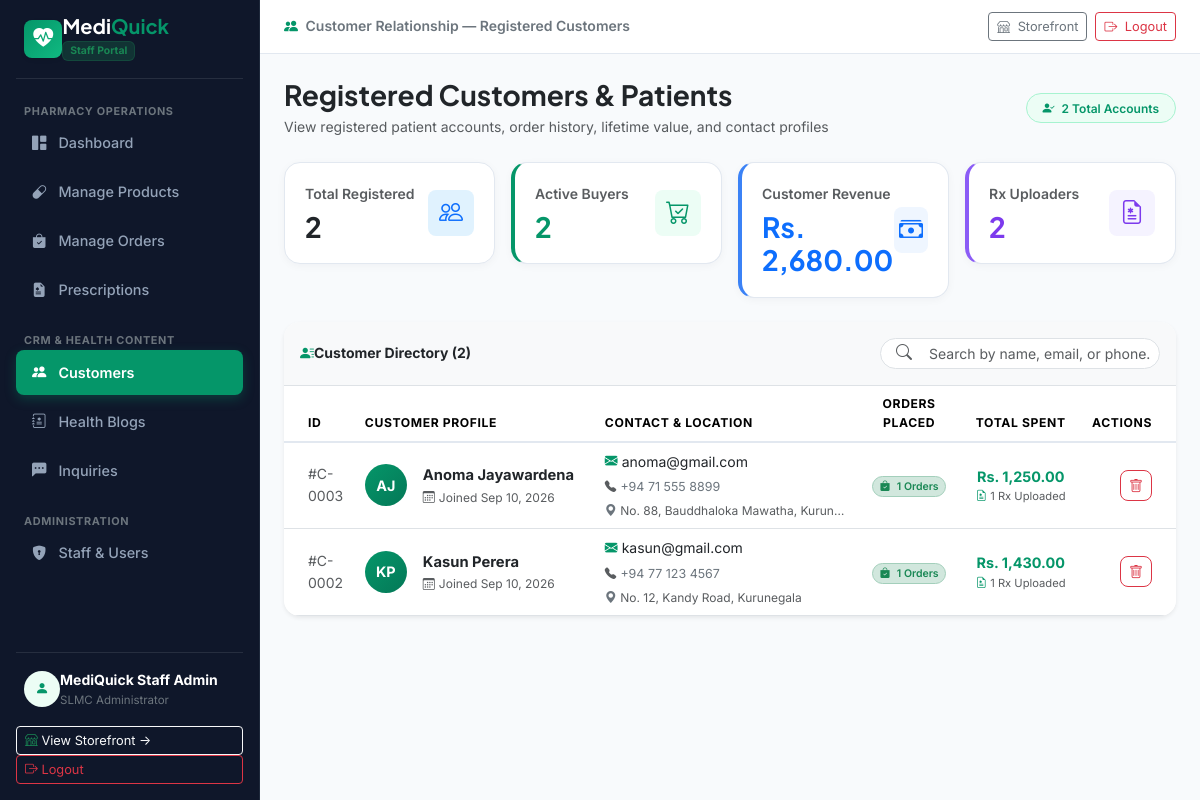
The page /admin/customers.php (signed in) on the database its author committed.
### tables this page shows
CREATE TABLE `users` (
    `id` INT AUTO_INCREMENT PRIMARY KEY,
    `name` VARCHAR(100) NOT NULL,
    `email` VARCHAR(100) NOT NULL UNIQUE,
    `password` VARCHAR(255) NOT NULL,
    `phone` VARCHAR(20) DEFAULT NULL,
    `address` TEXT DEFAULT NULL,
    `role` ENUM('customer', 'admin') DEFAULT 'customer',
    `created_at` TIMESTAMP DEFAULT CURRENT_TIMESTAMP
);

### config/db.php (called while the page is built, shortened)
<?php
function formatLKR($amount) {
    return 'Rs. ' . number_format((float)$amount, 2);
}
?>

### admin/customers.php (the view, shortened to what this page needs)
<?php
require_once __DIR__ . '/../config/db.php';
$customersSql = "
    SELECT
        u.*,
        COUNT(DISTINCT o.id) AS total_orders,
        IFNULL(SUM(o.total_amount), 0) AS total_spent,
        COUNT(DISTINCT p.id) AS total_prescriptions
    FROM users u
    LEFT JOIN orders o ON u.id = o.user_id
    LEFT JOIN prescriptions p ON u.id = p.user_id
    WHERE u.role = 'customer'
    GROUP BY u.id
    ORDER BY u.id DESC
";
$customersQuery = mysqli_query($conn, $customersSql);
$totalCustomers = 0;
$activeBuyers = 0;
$totalSpentAll = 0.0;
$totalRxUsers = 0;
$customerList = [];
if ($customersQuery) {
    while ($row = mysqli_fetch_assoc($customersQuery)) {
        $totalCustomers++;
        if ($row['total_orders'] > 0) $activeBuyers++;
        $totalSpentAll += (float)$row['total_spent'];
        if ($row['total_prescriptions'] > 0) $totalRxUsers++;
        $customerList[] = $row;
    }
}
include_once __DIR__ . '/../includes/header.php';
?>
<div class="d-flex" style="min-height: 100vh;">
  <?php include_once __DIR__ . '/../includes/admin_sidebar.php'; ?>
  <div class="flex-grow-1 d-flex flex-column" style="background-color: #f8fafc; min-width: 0;">
    <div class="admin-topbar d-flex justify-content-between align-items-center">
      <div class="d-flex align-items-center gap-2">
        <div class="small text-secondary fw-semibold text-truncate">
          <i class="bi bi-people-fill text-emerald me-1"></i> <span class="d-none d-sm-inline">Customer Relationship &mdash; </span>Registered Customers
        </div>
      </div>
      <div class="d-flex align-items-center gap-2">
        <a href="../index.php" target="_blank" class="btn btn-sm btn-outline-secondary" style="font-size: 0.8rem;">
          <i class="bi bi-shop me-1"></i> Storefront
        </a>
        <a href="logout.php" class="btn btn-sm btn-outline-danger" style="font-size: 0.8rem;">
          <i class="bi bi-box-arrow-right me-1"></i> Logout
        </a>
      </div>
    </div>
    <div class="p-3 p-md-4 flex-grow-1">
      <div class="d-flex flex-wrap justify-content-between align-items-center gap-2 mb-4">
        <div>
          <h3 class="fw-bold text-dark mb-1 font-heading">Registered Customers & Patients</h3>
          <p class="text-muted small mb-0">View registered patient accounts, order history, lifetime value, and contact profiles</p>
        </div>
        <div class="d-flex align-items-center gap-2">
          <span class="badge bg-emerald-subtle text-emerald border border-emerald px-3 py-2 rounded-pill fw-semibold">
            <i class="bi bi-person-check-fill me-1"></i> <?php echo $totalCustomers; ?> Total Accounts
          </span>
        </div>
      </div>
      <div class="row g-3 mb-4">
        <div class="col-6 col-lg-3">
          <div class="stat-card-modern d-flex align-items-center justify-content-between">
            <div>
              <div class="text-muted small fw-semibold mb-1">Total Registered</div>
              <h3 class="fw-bold mb-0 text-dark"><?php echo $totalCustomers; ?></h3>
            </div>
            <div class="rounded-3 d-flex align-items-center justify-content-center text-primary" style="width: 46px; height: 46px; background-color: #e0f2fe;">
              <i class="bi bi-people fs-4"></i>
            </div>
          </div>
        </div>
        <div class="col-6 col-lg-3">
          <div class="stat-card-modern d-flex align-items-center justify-content-between" style="border-left: 4px solid #059669;">
            <div>
              <div class="text-muted small fw-semibold mb-1">Active Buyers</div>
              <h3 class="fw-bold mb-0 text-emerald"><?php echo $activeBuyers; ?></h3>
            </div>
            <div class="rounded-3 d-flex align-items-center justify-content-center text-emerald" style="width: 46px; height: 46px; background-color: #ecfdf5;">
              <i class="bi bi-cart-check fs-4"></i>
            </div>
          </div>
        </div>
        <div class="col-6 col-lg-3">
          <div class="stat-card-modern d-flex align-items-center justify-content-between" style="border-left: 4px solid #3b82f6;">
            <div>
              <div class="text-muted small fw-semibold mb-1">Customer Revenue</div>
              <h3 class="fw-bold mb-0 text-primary"><?php echo formatLKR($totalSpentAll); ?></h3>
            </div>
            <div class="rounded-3 d-flex align-items-center justify-content-center text-primary" style="width: 46px; height: 46px; background-color: #eff6ff;">
              <i class="bi bi-cash-stack fs-4"></i>
            </div>
          </div>
        </div>
        <div class="col-6 col-lg-3">
          <div class="stat-card-modern d-flex align-items-center justify-content-between" style="border-left: 4px solid #8b5cf6;">
            <div>
              <div class="text-muted small fw-semibold mb-1">Rx Uploaders</div>
              <h3 class="fw-bold mb-0" style="color: #7c3aed;"><?php echo $totalRxUsers; ?></h3>
            </div>
            <div class="rounded-3 d-flex align-items-center justify-content-center" style="width: 46px; height: 46px; background-color: #f5f3ff; color: #7c3aed;">
              <i class="bi bi-file-earmark-medical fs-4"></i>
            </div>
          </div>
        </div>
      </div>
      <div class="card card-custom bg-white border-0 shadow-sm overflow-hidden">
        <div class="p-3 border-bottom bg-light d-flex flex-wrap align-items-center justify-content-between gap-3">
          <div class="fw-bold text-dark small d-flex align-items-center gap-1.5">
            <i class="bi bi-person-lines-fill text-emerald"></i>
            Customer Directory (<?php echo count($customerList); ?>)
          </div>
          <div class="position-relative" style="min-width: 280px;">
            <i class="bi bi-search position-absolute top-50 start-0 translate-middle-y ms-3 text-muted"></i>
            <input type="text" id="customerLiveSearch" class="form-control form-control-sm ps-5 rounded-pill" placeholder="Search by name, email, or phone...">
          </div>
        </div>
        <div class="table-responsive">
          <table class="table table-hover align-middle mb-0" id="customerTable">
            <thead class="bg-light text-secondary" style="font-size: 0.76rem; font-weight: 700; text-transform: uppercase; letter-spacing: 0.05em; border-bottom: 2px solid #e2e8f0;">
              <tr>
                <th class="ps-4 py-3.5" style="width: 80px;">ID</th>
                <th style="min-width: 240px;">Customer Profile</th>
                <th style="min-width: 240px;">Contact & Location</th>
                <th class="text-center" style="width: 140px;">Orders Placed</th>
                <th class="text-center" style="width: 150px;">Total Spent</th>
                <th class="text-end pe-4" style="width: 110px;">Actions</th>
              </tr>
            </thead>
            <tbody class="small">
              <?php if (!empty($customerList)): ?>
                <?php foreach ($customerList as $cust):
                  $nameParts = explode(' ', trim($cust['name']));
                  $initials = strtoupper(substr($nameParts[0], 0, 1) . (isset($nameParts[1]) ? substr($nameParts[1], 0, 1) : ''));
                ?>
                  <tr class="customer-row-item" style="transition: background-color 0.15s ease;">
                    <td class="ps-4 py-3.5 font-mono text-muted">
                      #C-<?php echo str_pad($cust['id'], 4, '0', STR_PAD_LEFT); ?>
                    </td>
                    <td class="py-3.5">
                      <div class="d-flex align-items-center gap-3">
                        <div class="avatar-initials shadow-xs" style="width: 42px; height: 42px; font-size: 0.9rem; flex-shrink: 0;">
                          <?php echo htmlspecialchars($initials); ?>
                        </div>
                        <div>
                          <strong class="text-dark d-block cust-name" style="font-size: 0.92rem;">
                            <?php echo htmlspecialchars($cust['name']); ?>
                          </strong>
                          <div class="text-muted d-flex align-items-center gap-1 mt-0.5" style="font-size: 0.75rem;">
                            <i class="bi bi-calendar3"></i> Joined <?php echo date('M d, Y', strtotime($cust['created_at'])); ?>
                          </div>
                        </div>
                      </div>
                    </td>
                    <td class="py-3.5">
                      <div class="d-flex flex-column gap-1">
                        <a href="mailto:<?php echo htmlspecialchars($cust['email']); ?>" class="text-dark text-decoration-none d-inline-flex align-items-center gap-1 cust-email">
                          <i class="bi bi-envelope-fill text-emerald" style="font-size: 0.8rem;"></i> <?php echo htmlspecialchars($cust['email']); ?>
                        </a>
                        <?php if (!empty($cust['phone'])): ?>
                          <a href="tel:<?php echo htmlspecialchars($cust['phone']); ?>" class="text-secondary text-decoration-none d-inline-flex align-items-center gap-1 cust-phone" style="font-size: 0.78rem;">
                            <i class="bi bi-telephone-fill text-muted" style="font-size: 0.72rem;"></i> <?php echo htmlspecialchars($cust['phone']); ?>
                          </a>
                        <?php endif; ?>
                        <?php if (!empty($cust['address'])): ?>
                          <div class="text-muted text-truncate" style="max-width: 240px; font-size: 0.75rem;" title="<?php echo htmlspecialchars($cust['address']); ?>">
                            <i class="bi bi-geo-alt-fill text-secondary"></i> <?php echo htmlspecialchars($cust['address']); ?>
                          </div>
                        <?php endif; ?>
                      </div>
                    </td>
                    <td class="text-center py-3.5">
                      <?php if ($cust['total_orders'] > 0): ?>
                        <span class="badge bg-success-subtle text-success border border-success-subtle px-2.5 py-1 rounded-pill fw-semibold">
                          <i class="bi bi-bag-check-fill me-1"></i> <?php echo $cust['total_orders']; ?> Orders
                        </span>
                      <?php else: ?>
                        <span class="badge bg-light text-secondary border px-2.5 py-1 rounded-pill">0 Orders</span>
                      <?php endif; ?>
                    </td>
                    <td class="text-center py-3.5">
                      <strong class="text-emerald d-block" style="font-size: 0.9rem;">
                        <?php echo formatLKR($cust['total_spent']); ?>
                      </strong>
                      <?php if ($cust['total_prescriptions'] > 0): ?>
                        <small class="text-muted d-block" style="font-size: 0.7rem;">
                          <i class="bi bi-file-earmark-medical text-emerald"></i> <?php echo $cust['total_prescriptions']; ?> Rx Uploaded
                        </small>
                      <?php endif; ?>
                    </td>
                    <td class="text-end pe-4 py-3.5">
                      <a href="customers.php?action=delete&id=<?php echo $cust['id']; ?>" class="btn btn-sm btn-outline-danger p-1.5 rounded-3"
                         onclick="return confirmAction('Are you sure you want to delete customer account <?php echo htmlspecialchars(addslashes($cust['name'])); ?> (#C-<?php echo str_pad($cust['id'], 4, '0', STR_PAD_LEFT); ?>)? This will remove their profile record.', 'Delete Customer?');" title="Delete Customer">
                        <i class="bi bi-trash"></i>
                      </a>
                    </td>
                  </tr>
                <?php endforeach; ?>
              <?php endif; ?>
            </tbody>
          </table>
        </div>
      </div>
    </div>
  </div>
</div>
</body>
</html>

### assets/css/style.css (style rules this page uses)
:root { --mq-primary: #059669; --mq-primary-hover: #047857; --mq-primary-dark: #064e3b; --mq-primary-light: #ecfdf5; --mq-primary-border: #a7f3d0; --mq-sky: #0ea5e9; --mq-sky-light: #f0f9ff; --mq-dark: #0f172a; --mq-slate: #334155; --mq-muted: #64748b; --mq-light-bg: #f8fafc; --mq-card-bg: #ffffff; --mq-border: #e2e8f0; --font-sans: 'Inter', -apple-system, BlinkMacSystemFont, 'Segoe UI', Roboto, sans-serif; --font-heading: 'Plus Jakarta Sans', 'Inter', sans-serif; }
body { font-family: var(--font-sans); background-color: var(--mq-light-bg); color: var(--mq-dark); line-height: 1.6; min-height: 100vh; display: flex; flex-direction: column; -webkit-font-smoothing: antialiased; -moz-osx-font-smoothing: grayscale; }
h1, h2, h3, h4, h5, h6, .font-heading { font-family: var(--font-heading); font-weight: 700; color: var(--mq-dark); }
a { text-decoration: none; transition: all 0.2s ease-in-out; }
.card-custom { background-color: #ffffff; border: 1px solid var(--mq-border); border-radius: 16px; box-shadow: 0 2px 8px rgba(15, 23, 42, 0.04); transition: transform 0.2s ease, box-shadow 0.2s ease; }
.admin-topbar { background-color: #ffffff; border-bottom: 1px solid var(--mq-border); padding: 0.75rem 1.5rem; }
.text-emerald { color: var(--mq-primary) !important; }
.bg-emerald-subtle { background-color: var(--mq-primary-light) !important; }
.border-emerald { border-color: var(--mq-primary-border) !important; }
.avatar-initials { width: 38px; height: 38px; border-radius: 50%; display: inline-flex; align-items: center; justify-content: center; font-weight: 700; font-size: 0.82rem; color: #ffffff; background: linear-gradient(135deg, #059669 0%, #047857 100%); flex-shrink: 0; }
.stat-card-modern { border-radius: 16px; padding: 1.25rem; background: #ffffff; border: 1px solid var(--mq-border); box-shadow: 0 2px 8px rgba(15, 23, 42, 0.04); transition: transform 0.2s ease, box-shadow 0.2s ease; }

### rows shown on the page
users: id "0003", name "AJ", name "Anoma Jayawardena", created_at "Sep 10, 2026", email "anoma@gmail.com", phone "+94 71 555 8899", address "No. 88, Bauddhaloka Mawatha, Kurun…", total_orders "1", total_spent "Rs. 1,250.00", total_prescriptions "1"
users: id "0002", name "KP", name "Kasun Perera", created_at "Sep 10, 2026", email "kasun@gmail.com", phone "+94 77 123 4567", address "No. 12, Kandy Road, Kurunegala", total_orders "1", total_spent "Rs. 1,430.00", total_prescriptions "1"

### other values the page prints
$adminName "MediQuick Staff Admin"
$totalCustomers "2"
$activeBuyers "2"
formatLKR($totalSpentAll) "Rs. 2,680.00"
$totalRxUsers "2"
count($customerList) "2"
